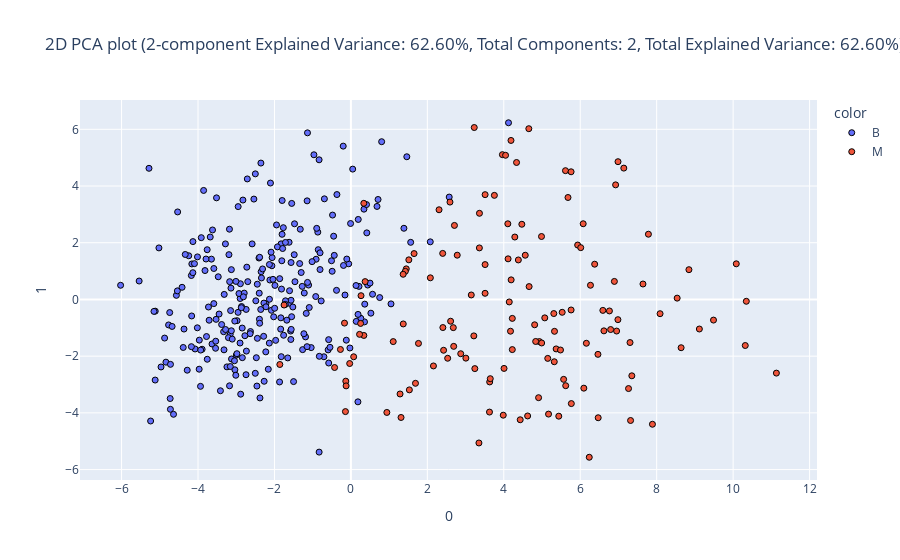

Notebook code for this chart:
### Code cell
_, pca2d_train_df, _, pca2d_test_df = eda.dimensionality_reduction(train_df, test_df, identifier=id_features, categorical=categorical_features, continuous=continuous_features, target="Diagnosis", method="pca", plot_type="2d", components=2)

### Figure 1 — Plotly figure (JSON) as saved in the notebook; plotly's stock layout.template omitted (floating-point values rounded to 4 significant figures; data arrays with more than 128 entries replaced by an {"elided": "..."} marker saying what was removed)
{"data": [{"hovertemplate": "color=B<br>0=%{x}<br>1=%{y}<extra></extra>", "legendgroup": "B", "marker": {"color": "#636efa", "line": {"color": "Black", "width": 1}, "opacity": 1, "symbol": "circle"}, "mode": "markers", "name": "B", "orientation": "v", "showlegend": true, "type": "scatter", "x": {"elided": "269 float values"}, "xaxis": "x", "y": {"elided": "269 float values"}, "yaxis": "y"}, {"hovertemplate": "color=M<br>0=%{x}<br>1=%{y}<extra></extra>", "legendgroup": "M", "marker": {"color": "#EF553B", "line": {"color": "Black", "width": 1}, "opacity": 1, "symbol": "circle"}, "mode": "markers", "name": "M", "orientation": "v", "showlegend": true, "type": "scatter", "x": {"elided": "139 float values"}, "xaxis": "x", "y": {"elided": "139 float values"}, "yaxis": "y"}], "layout": {"legend": {"title": {"text": "color"}, "tracegroupgap": 0}, "title": {"text": "2D PCA plot (2-component Explained Variance: 62.60%, Total Components: 2, Total Explained Variance: 62.60%)"}, "xaxis": {"anchor": "y", "domain": [0, 1], "title": {"text": "0"}}, "yaxis": {"anchor": "x", "domain": [0, 1], "title": {"text": "1"}}}}
